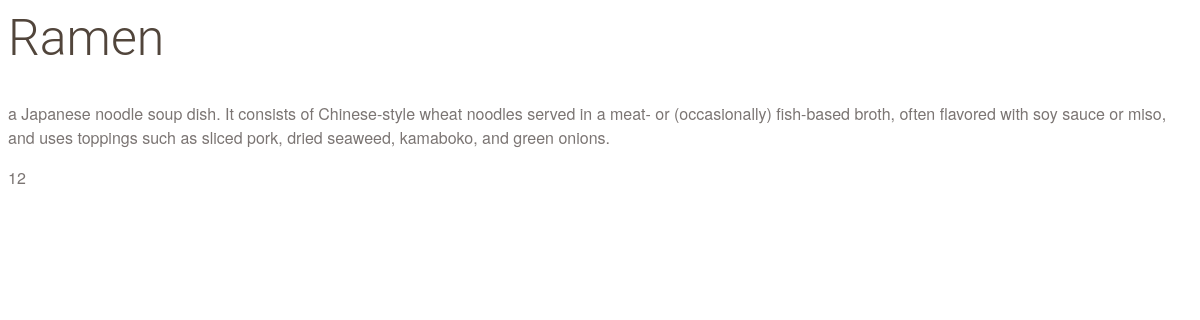
/catalog/Baseball/Ramen, run on the app's committed database.
### database_setup.py (models this page shows, shortened)
class Item(Base):
    __tablename__ = 'item'
    name =Column(String(80), nullable = False)
    id = Column(Integer, primary_key = True)
    description = Column(String(250))
    price = Column(String(8))
    picture = Column(String(250), nullable = True)
    category_id = Column(Integer,ForeignKey('category.id'))
    date_creation = Column(DateTime(timezone=True), server_default=func.now())
    date_update = Column(DateTime(timezone=True), server_default=func.now())
    category = relationship(Category, back_populates='items')
    user_id = Column(Integer,ForeignKey('user.id'))
    user = relationship(User)

### application.py (the view)
@app.route('/catalog/<string:category_name>/<string:item_name>')
def infoItem(category_name, item_name):
    category = session.query(Category).filter_by(name=category_name).one()
    item = session.query(Item).filter((Item.name==item_name) & (Item.category_id == category.id)).one()
    if 'username' not in login_session:
        return render_template('publicitem.html', category_name=category_name, item=item)
    else:
        return render_template('item.html', category_name=category_name, item=item)

### application.py (called while the page is built)
@app.before_request
def csrf_protect():
    if request.method == "POST":
        token = login_session.pop('state', None)
        if not token or token != request.form.get('_csrf_token'):
            abort(403)

### templates/publicitem.html (shortened to what this page needs)
<html>
<head>
	</head><link rel=stylesheet type=text/css href="{{ url_for('static', filename='styles.css') }}">
	<body>
	<div class='pane'>
		<div class='header'>
		<h1>{{ item['name'] }}</h1>
	</div>
    <div class='description'>
		<p>{{item['description']}}</p>
	</div>
	<div class='price'>
	    <span class=price><p>{{item['price']}} </p></span>
    </div>
</div>
	</body>
</html>

### staticT/styles.css (style rules this page uses)
* { font-family: "Helvetica Neue Bold", Roboto, Helvetica, Arial, sans-serif; font-weight: 700; }
h1 { font-family: "Helvetica Neue Light", Roboto, Helvetica, Arial, sans-serif; font-size: 50px; color: #51453B; line-height: 60px; font-weight: 300; }
p { font-family: "Helvetica Neue", Roboto, Helvetica, Arial, sans-serif; font-size: 16px; color: #7B7573; line-height: 24px; font-weight: 400; }

### data on the page
Item: name "Ramen", description "a Japanese noodle soup dish. It consists of Chinese-style wheat noodles served in a meat- or (occasionally) fish-based broth, often flavored with soy sauce or miso, and uses toppings such as sliced pork, dried seaweed, kamaboko, and green onions.", price "12"
